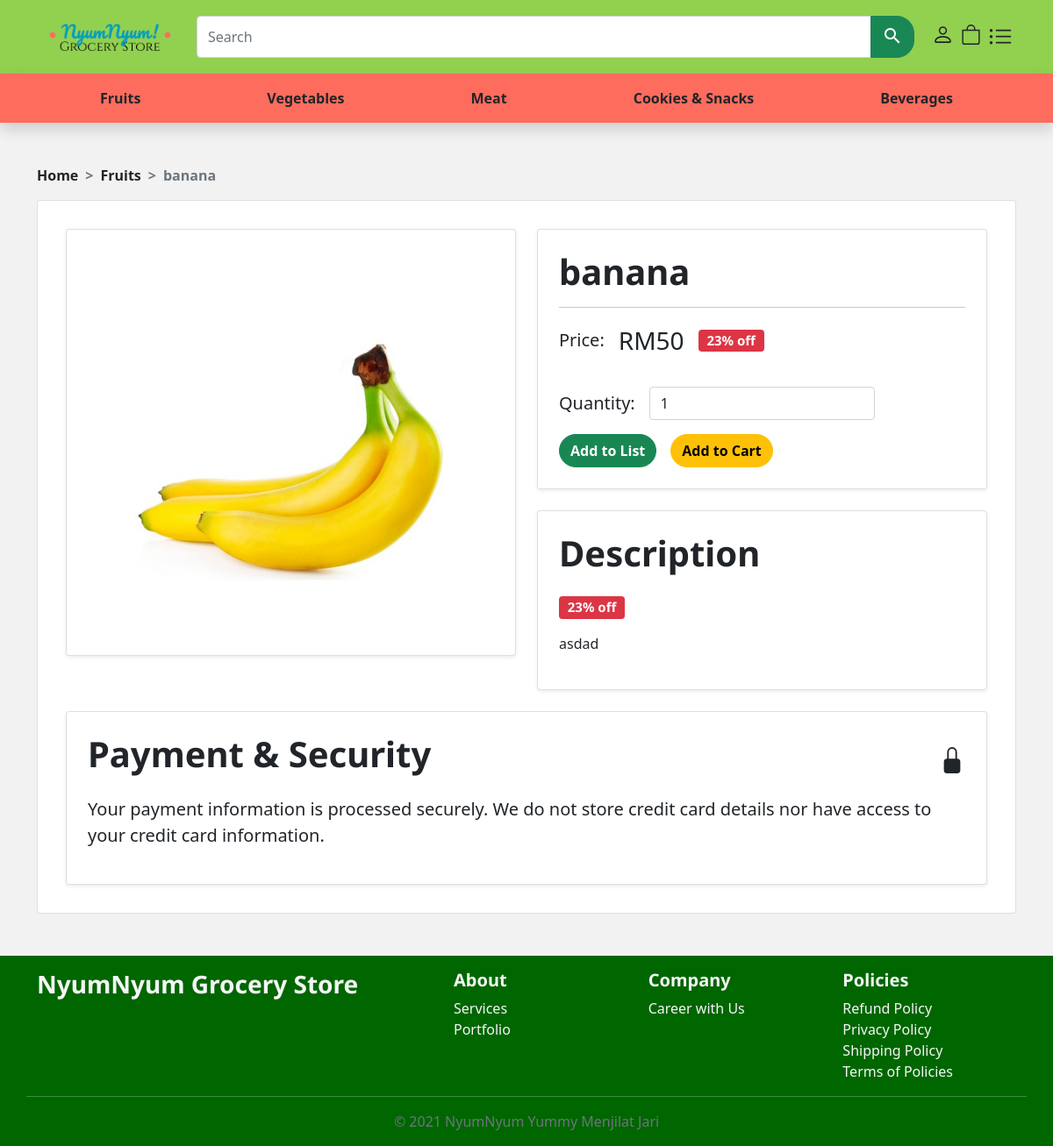
/src/products-closeup.php?product_id=1&p_cat_id=1, run on an earlier commit of the app's database.
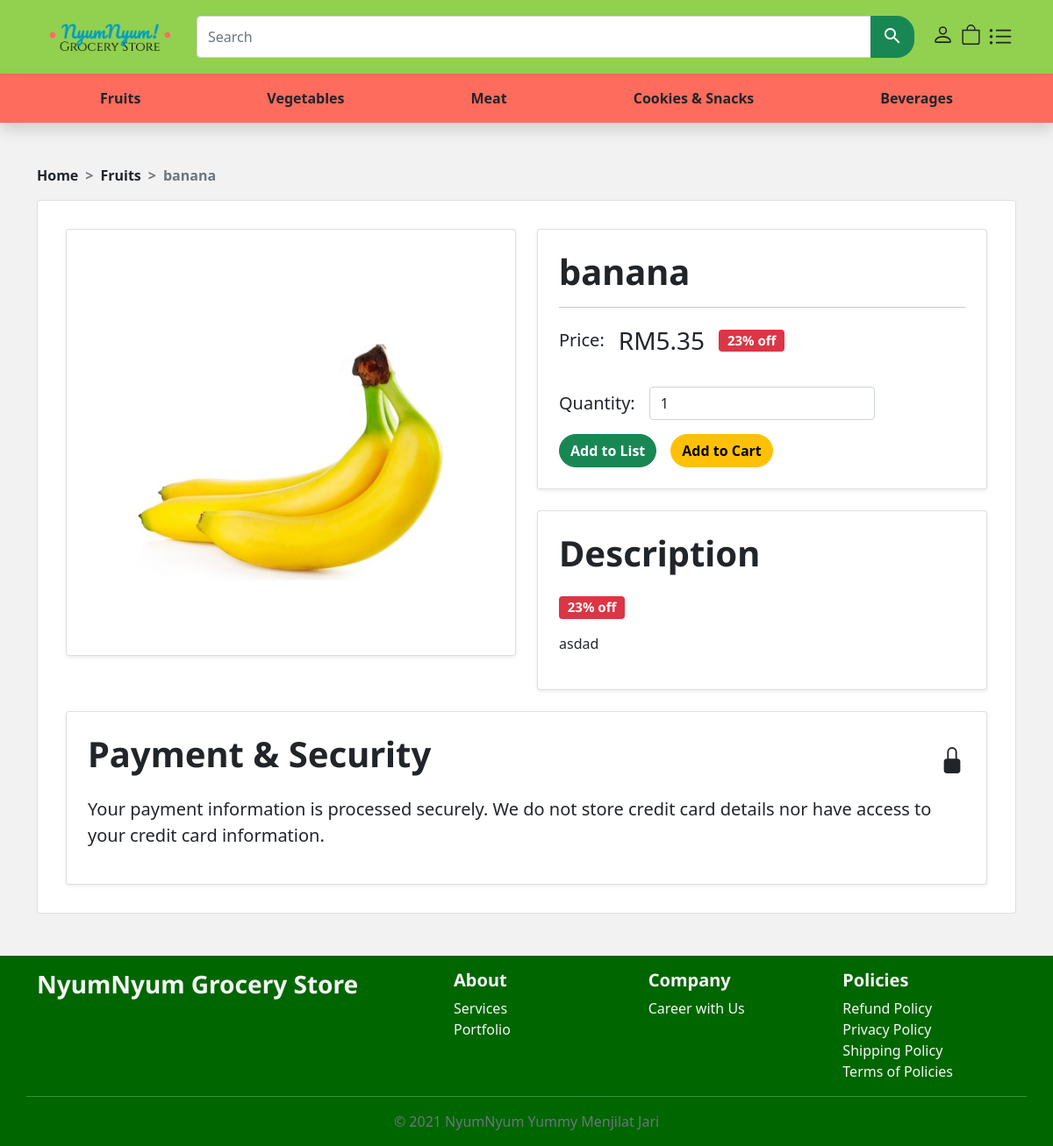
And on a later commit of the database.
### tables this page shows
CREATE TABLE `product_categories` (
  `p_cat_id` int(10) NOT NULL,
  `p_cat_title` text NOT NULL
);

CREATE TABLE `product` (
  `product_id` int(10) NOT NULL,
  `p_cat_id` int(11) NOT NULL,
  `date` timestamp NOT NULL DEFAULT current_timestamp(),
  `product_name` text NOT NULL,
  `sale` varchar(255) NOT NULL,
  `percentage` varchar(255) NOT NULL,
  `product_price` float(10,2) NOT NULL,
  `product_img` varchar(255) NOT NULL,
  `product_quantity` int(10) NOT NULL,
  `product_desc` text NOT NULL
);

### src/products-closeup.php (the view, shortened to what the rows shown need)
<?php
include("../includes/header.php");
if (isset($_GET['product_id']) && isset($_GET['p_cat_id'])) {
    $productID = $_GET['product_id'];
    $categoryID = $_GET['p_cat_id'];
    $sql = "SELECT * FROM product WHERE product_id = $productID";
    $result = mysqli_query($db, $sql);
    if (mysqli_num_rows($result) > 0) {
        while($row = mysqli_fetch_assoc($result)) { $productName = $row['product_name']; }
    } else { echo "0 results"; }
    $sql = "SELECT * FROM product_categories WHERE p_cat_id = $categoryID";
    $result = mysqli_query($db, $sql);
    if (mysqli_num_rows($result) > 0) {
        while($row = mysqli_fetch_assoc($result)) { $categoryName = $row['p_cat_title']; }
    } else { echo "0 results"; }
}
?>
    <div class="container pt-5">
        <nav style="--bs-breadcrumb-divider: '>';" aria-label="breadcrumb">
            <ol class="breadcrumb fw-bold">
                <li class="breadcrumb-item"><a href="index.php" class="text-dark text-decoration-none">Home</a></li>
                <li class="breadcrumb-item"><a href="products.php?page=1&id=<?php echo $userid ?>&p_cat_id=<?php echo $categoryID ?>"
                    class="text-dark text-decoration-none"><?php echo $categoryName ?></a>
                </li>
                <li class="breadcrumb-item active" aria-current="page"><?php echo $productName ?></li>
            </ol>
        </nav>
    </div>
    <main class="container pb-5">
        <div class="card">
            <div class="card-body m-3">
                <?php get_pro_details(); ?>
                <div class="card shadow-sm p-2">
                    <div class="card-body">
                        <div class="d-flex flex-row">
                            <h1 class="card-title pb-3 me-auto">Payment & Security</h1>
                        </div>
                    </div>
                </div>
            </div>
        </div>
    </main>
</body>
</html>

### functions/function.php (shortened to what the rows shown need)
<?php
$db = mysqli_connect("localhost", "root", "", "groceries");
                        ?>
    <?php
function get_pro_details()
{
    global $product_id,$db;
    if(isset($_GET['product_id'])){
        $product_id = $_GET['product_id'];
    }
    $query = "select * from product where product_id='$product_id'";
    $run_query = mysqli_query($db,$query);
    if($row_product=mysqli_fetch_array($run_query)){
        $product_name = $row_product['product_name'];
        $product_price = $row_product['product_price'];
        $product_img = $row_product['product_img'];
        $product_desc = $row_product['product_desc'];
        $sale = $row_product['sale'];
        $percentage = $row_product['percentage'];
        echo "
        <script src='https://ajax.googleapis.com/ajax/libs/jquery/2.1.1/jquery.min.js'></script>
        <div class='row row-cols-1 row-cols-lg-2 g-4 pb-4'>
            <div class='col'>
                <div class='card shadow-sm p-5'>
                    <img src='../admin_area/product_images/$product_img' alt='pise'>
                </div>
            </div>
            <div class='col'>
                <div class='row'>
                    <div class='col'>
                        <div class='card shadow-sm p-2 mb-4'>
                            <div class='card-body'>
                                <h1 class='card-title'>$product_name</h1>
                                ";
                                ?>
                            <?php
                            echo "
                                <hr>
                                <div class='d-flex flex-column'>
                                    <div class='d-flex flex-row align-items-center gap-3 pb-3'>
                                    ";?>
                                        <label for='price' class='fs-5 pb-3'>Price:</label>
                                        <p class='fs-3 pl-3'>RM<?=$product_price; ?> </p>
                                        <h5 class="mb-3" ><span class='badge bg-danger'><?=$percentage;?>% off</span></h5>
                                    </div>
                                    <?php echo "<form  method='post' enctype='multipart/form-data'>
                                    <div class='d-flex flex-row align-items-center gap-3 pb-3'>
                                        <label for='quantity' class='fs-5'>Quantity:</label>
        ";
        ?>
                                        <div class='dropdown'>
                                            <input type='number' class='form-control' id='op' name='quantity' value='1' min='1'>
                                        </div>
                                    </div>
                                    <div class='d-flex flex-row gap-3'>
                                    <?php
                                        if(isset($_SESSION['user'])){
                                            ?>
                                            <a href='' data-bs-toggle='modal' data-bs-target='#modalProduct' class='btn btn-success rounded-pill'>Add to List</a>
                                            <a onclick="insertToCart1()" class='btn btn-warning rounded-pill'>Add to Cart</a>
                                        <?php
                                        } else{
                                            ?>
                                            <a href="" data-bs-toggle="modal" data-bs-target="#exampleModal" class="btn btn-success rounded-pill">Add to List</a>
                                            <a href='#' data-bs-toggle='modal' data-bs-target='#exampleModal' class='btn btn-warning rounded-pill'>Add to Cart</a>
                                        <?php
                                        }
                                    ?>
                                    </div>
                                </div>
                            </div>
                        </div>
                        <div class='card shadow-sm p-2'>
                            <div class='card-body'>
                                <h1 class='card-title pb-3'>Description</h1>
                                <?php
                                if($sale == 1){
                                    ?>
                                    <h5><span class='badge bg-danger'><?=$percentage;?>% off</span></h5>
                                <?php
                                }
                                ?>
                                <p class='fs-5'><?php echo $product_desc?></p>
                            </div>
                        </div>
                    </div>
                </div>
            </div>
        </div>
    <?php
    }
}

What changed in the data, as far as the page shows it:
changed product "banana": product_price "50" → "5.35"
